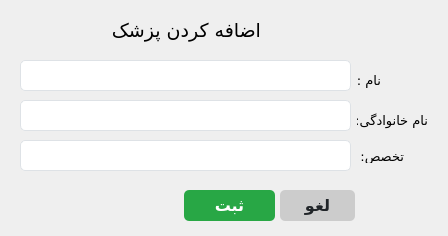
<?xml version="1.0" encoding="UTF-8"?>
<ui version="4.0">
 <class>addDoctors_form</class>
 <widget class="QWidget" name="addDoctors_form">
  <property name="enabled">
   <bool>true</bool>
  </property>
  <property name="geometry">
   <rect>
    <x>0</x>
    <y>0</y>
    <width>448</width>
    <height>236</height>
   </rect>
  </property>
  <property name="minimumSize">
   <size>
    <width>448</width>
    <height>236</height>
   </size>
  </property>
  <property name="maximumSize">
   <size>
    <width>448</width>
    <height>236</height>
   </size>
  </property>
  <property name="windowTitle">
   <string>اضافه کردن پزشک</string>
  </property>
  <widget class="QPushButton" name="cancel_btn">
   <property name="geometry">
    <rect>
     <x>280</x>
     <y>190</y>
     <width>75</width>
     <height>31</height>
    </rect>
   </property>
   <property name="font">
    <font>
     <family>Vazirmatn,sans-serif</family>
     <pointsize>-1</pointsize>
     <weight>75</weight>
     <bold>true</bold>
     <underline>false</underline>
     <strikeout>false</strikeout>
    </font>
   </property>
   <property name="focusPolicy">
    <enum>Qt::StrongFocus</enum>
   </property>
   <property name="styleSheet">
    <string notr="true">QPushButton {
    background-color: #cccccc; /* Light grey */
    color: #212529; /* Dark text */
    border: none;
    border-radius: 5px; /* Rounded corners */
    font-size: 16px; /* Font size */
    font-weight: bold; /* Bold text */
    text-align: center;
    text-decoration: none;
    font-family: 'Vazirmatn', sans-serif; /* Font family */
}

QPushButton:hover {
    background-color: #b3b3b3; /* Darker grey on hover */
}

QPushButton:pressed {
    background-color: #999999; /* Even darker grey on press */
}
</string>
   </property>
   <property name="text">
    <string>لغو</string>
   </property>
   <property name="checkable">
    <bool>false</bool>
   </property>
  </widget>
  <widget class="QLabel" name="label_6">
   <property name="geometry">
    <rect>
     <x>357</x>
     <y>110</y>
     <width>71</width>
     <height>20</height>
    </rect>
   </property>
   <property name="font">
    <font>
     <family>Vazirmatn Black</family>
     <pointsize>10</pointsize>
    </font>
   </property>
   <property name="text">
    <string>نام خانوادگی: </string>
   </property>
  </widget>
  <widget class="QLabel" name="label_5">
   <property name="geometry">
    <rect>
     <x>320</x>
     <y>70</y>
     <width>61</width>
     <height>20</height>
    </rect>
   </property>
   <property name="font">
    <font>
     <family>Vazirmatn Black</family>
     <pointsize>10</pointsize>
    </font>
   </property>
   <property name="text">
    <string>نام : </string>
   </property>
  </widget>
  <widget class="QLineEdit" name="firstName_txtbox">
   <property name="geometry">
    <rect>
     <x>20</x>
     <y>60</y>
     <width>331</width>
     <height>31</height>
    </rect>
   </property>
   <property name="font">
    <font>
     <family>Vazirmatn,sans-serif</family>
     <pointsize>-1</pointsize>
    </font>
   </property>
   <property name="layoutDirection">
    <enum>Qt::RightToLeft</enum>
   </property>
   <property name="styleSheet">
    <string notr="true">/* Basic LineEdit styling */
QLineEdit {
    background-color: #ffffff; /* White background */
    border: 1px solid #dee2e6; /* Light grey border */
    border-radius: 5px; /* Rounded corners */
    font-family: 'Vazirmatn', sans-serif; /* Font family */
    font-size: 16px; /* Font size */
    color: #343a40; /* Dark grey text color */
    outline: none; /* Remove default outline */
}

/* Hover effect */
QLineEdit:hover {
    border: 1px solid #007bff; /* Blue border on hover */
}

/* Focus effect */
QLineEdit:focus {
    border: 1px solid #007bff; /* Blue border on focus */
}

/* Disabled state */
QLineEdit:disabled {
    background-color: #e9ecef; /* Light grey background when disabled */
    color: #6c757d; /* Grey text color when disabled */
}

</string>
   </property>
   <property name="locale">
    <locale language="Persian" country="Iran"/>
   </property>
  </widget>
  <widget class="QLabel" name="label_8">
   <property name="geometry">
    <rect>
     <x>357</x>
     <y>150</y>
     <width>47</width>
     <height>13</height>
    </rect>
   </property>
   <property name="font">
    <font>
     <family>Vazirmatn Black</family>
     <pointsize>10</pointsize>
    </font>
   </property>
   <property name="text">
    <string>تخصص:</string>
   </property>
  </widget>
  <widget class="QLineEdit" name="lastName_txtbox">
   <property name="geometry">
    <rect>
     <x>20</x>
     <y>100</y>
     <width>331</width>
     <height>31</height>
    </rect>
   </property>
   <property name="font">
    <font>
     <family>Vazirmatn,sans-serif</family>
     <pointsize>-1</pointsize>
    </font>
   </property>
   <property name="layoutDirection">
    <enum>Qt::RightToLeft</enum>
   </property>
   <property name="styleSheet">
    <string notr="true">/* Basic LineEdit styling */
QLineEdit {
    background-color: #ffffff; /* White background */
    border: 1px solid #dee2e6; /* Light grey border */
    border-radius: 5px; /* Rounded corners */
    font-family: 'Vazirmatn', sans-serif; /* Font family */
    font-size: 16px; /* Font size */
    color: #343a40; /* Dark grey text color */
    outline: none; /* Remove default outline */
}

/* Hover effect */
QLineEdit:hover {
    border: 1px solid #007bff; /* Blue border on hover */
}

/* Focus effect */
QLineEdit:focus {
    border: 1px solid #007bff; /* Blue border on focus */
}

/* Disabled state */
QLineEdit:disabled {
    background-color: #e9ecef; /* Light grey background when disabled */
    color: #6c757d; /* Grey text color when disabled */
}

</string>
   </property>
   <property name="locale">
    <locale language="Persian" country="Iran"/>
   </property>
  </widget>
  <widget class="QPushButton" name="save_btn">
   <property name="geometry">
    <rect>
     <x>184</x>
     <y>190</y>
     <width>91</width>
     <height>31</height>
    </rect>
   </property>
   <property name="font">
    <font>
     <family>Vazirmatn,sans-serif</family>
     <pointsize>-1</pointsize>
     <weight>75</weight>
     <bold>true</bold>
     <underline>false</underline>
     <strikeout>false</strikeout>
    </font>
   </property>
   <property name="styleSheet">
    <string notr="true">QPushButton {
    background-color: #28a745; /* Bootstrap success green */
    color: white; /* White text */
    border: none;
    border-radius: 5px; /* Rounded corners */
    font-size: 16px; /* Font size */
    font-weight: bold; /* Bold text */
    text-align: center;
    text-decoration: none;
    font-family: 'Vazirmatn', sans-serif; /* Font family */
}

QPushButton:hover {
    background-color: #218838; /* Darker green on hover */
}

QPushButton:pressed {
    background-color: #1e7e34; /* Even darker green on press */
}
</string>
   </property>
   <property name="text">
    <string>ثبت</string>
   </property>
  </widget>
  <widget class="QLabel" name="label_4">
   <property name="geometry">
    <rect>
     <x>110</x>
     <y>10</y>
     <width>151</width>
     <height>41</height>
    </rect>
   </property>
   <property name="font">
    <font>
     <family>B Titr</family>
     <pointsize>14</pointsize>
    </font>
   </property>
   <property name="text">
    <string>اضافه کردن پزشک</string>
   </property>
  </widget>
  <widget class="QLineEdit" name="specialization_txtbox">
   <property name="geometry">
    <rect>
     <x>20</x>
     <y>140</y>
     <width>331</width>
     <height>31</height>
    </rect>
   </property>
   <property name="font">
    <font>
     <family>Vazirmatn,sans-serif</family>
     <pointsize>-1</pointsize>
    </font>
   </property>
   <property name="layoutDirection">
    <enum>Qt::RightToLeft</enum>
   </property>
   <property name="styleSheet">
    <string notr="true">/* Basic LineEdit styling */
QLineEdit {
    background-color: #ffffff; /* White background */
    border: 1px solid #dee2e6; /* Light grey border */
    border-radius: 5px; /* Rounded corners */
    font-family: 'Vazirmatn', sans-serif; /* Font family */
    font-size: 16px; /* Font size */
    color: #343a40; /* Dark grey text color */
    outline: none; /* Remove default outline */
}

/* Hover effect */
QLineEdit:hover {
    border: 1px solid #007bff; /* Blue border on hover */
}

/* Focus effect */
QLineEdit:focus {
    border: 1px solid #007bff; /* Blue border on focus */
}

/* Disabled state */
QLineEdit:disabled {
    background-color: #e9ecef; /* Light grey background when disabled */
    color: #6c757d; /* Grey text color when disabled */
}

</string>
   </property>
   <property name="locale">
    <locale language="Persian" country="Iran"/>
   </property>
  </widget>
 </widget>
 <resources/>
 <connections/>
</ui>
